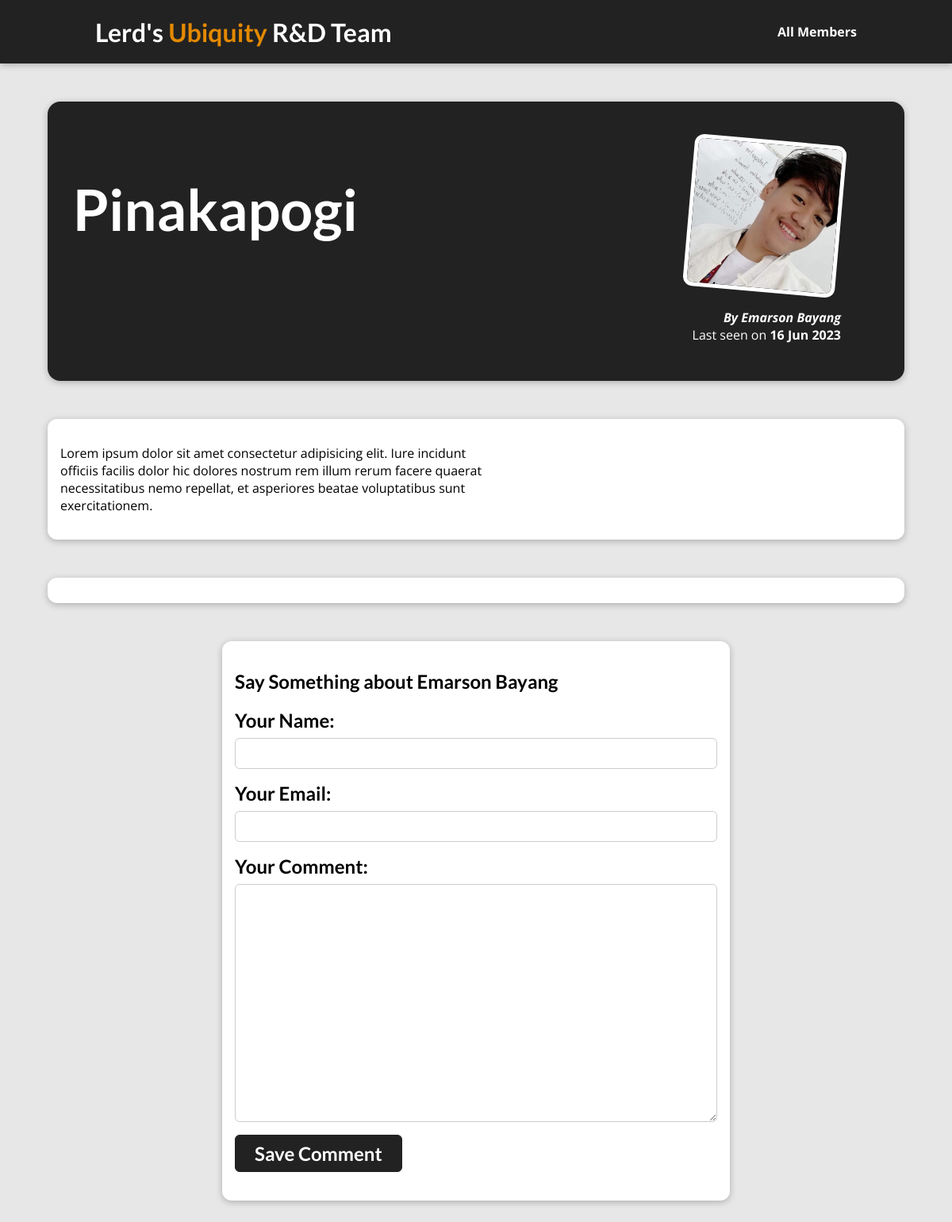
The page /posts/emarson-bayang on the database as committed earlier.
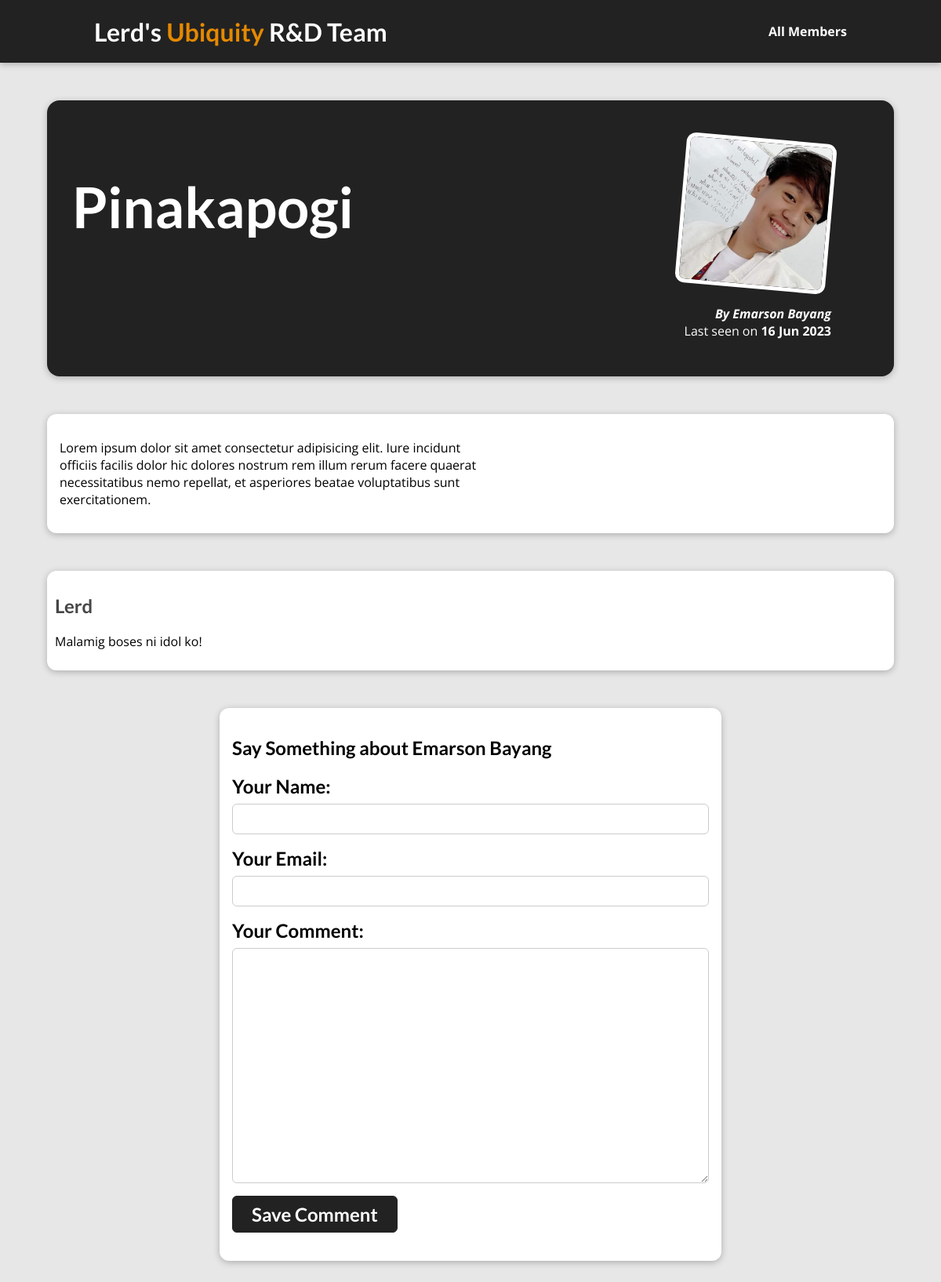
The same page on the database as committed later.
### blog/models.py (models this page shows, shortened)
class Post(models.Model):
    title = models.CharField(max_length=150)
    excerpt = models.CharField(max_length=200)
    image = models.ImageField(upload_to="posts", null=True)
    date = models.DateField(auto_now=True)
    slug = models.SlugField(unique=True)
    content = models.TextField(validators=[MinLengthValidator(10)])
    author = models.ForeignKey(
        Author, on_delete=models.SET_NULL, null=True, related_name="posts")
    tags = models.ManyToManyField(Tag)

class Author(models.Model):
    first_name = models.CharField(max_length=100)
    last_name = models.CharField(max_length=100)
    email_address = models.EmailField()
    def full_name(self):
        return f"{self.first_name} {self.last_name}"
    def __str__(self):
        return self.full_name()

class Comment(models.Model):
    user_name = models.CharField(max_length=120)
    user_email = models.EmailField()
    text = models.TextField(max_length=400)
    post = models.ForeignKey(Post,on_delete=models.CASCADE,related_name="comments")

### blog/views.py (the view, shortened to what this page needs)
# urls.py: path("posts/<slug:slug>", views.SinglePostView.as_view(), name="post-detail-page")
class SinglePostView(View):
    def get(self, request, slug):
        post = Post.objects.get(slug=slug)
        context = {
            "post": post,
            "post_tags": post.tags.all(),
            "comment_form": CommentForm(),
            "comments": post.comments.all().order_by("-id")
        }
        return render(request, "blog/post-detail.html", context)

### blog/forms.py
class CommentForm(forms.ModelForm):
    class Meta:
        model = Comment
        exclude = ["post"]
        labels = {
            "user_name": "Your Name",
            "user_email": "Your Email",
            "text": "Your Comment"
        }

### blog/templates/blog/post-detail.html (shortened to what this page needs)
{% extends "base.html" %}
{% load static %}
{% block css_files %}
<link rel="stylesheet" href="{% static 'blog/post-detail.css' %}" />
{% endblock css_files %}
{% block content %}
<section id="summary" >
  <h2>{{post.title}}</h2>
  <article>
    <img src="{{ post.image.url }}" alt="post.name" />
    <address>By {{post.author|title}}</address>
    <div>Last seen on <time>{{post.date|date:"d M Y"}}</time></div>
  </article>
</section>
<main>
  {{post.content|linebreaks}}
</main>
<section id="comments" {% if comments|length > 0 %}style='padding: 10px;'{% endif %}>
  <ul>
    {% for comment in comments %}
      <li>
        <h2>{{comment.user_name}}</h2>
        <p>{{comment.text|linebreaks}}</p>
      </li>
    {% endfor %}
  </ul>
</section>
<section id="comment-form" >
  <h2>Say Something about {{post.author}}<h2>
  <form action="{% url 'post-detail-page' post.slug %}" method="POST">
    {% for form_field in  comment_form %}
    <div class="form-control {% if form_field.errors %}invalid{% endif %}" >
      {{ form_field.label_tag }}
      {{ form_field }}
    </div>
    {% endfor %}
    <button>Save Comment</button>
  </form>
</section>
{% endblock content %}

### templates/base.html (shortened to what this page needs)
{% load static %}
<!DOCTYPE html>
<html>
  <head>
    <link rel="stylesheet" href="{% static 'app.css' %}" />
    {% block css_files %} {% endblock css_files %}
  </head>
  <body>
    <header id="main-navigation">
      <h1><a href="{% url 'starting-page' %}">Lerd's <span>Ubiquity</span>  R&D Team</a></h1>
      <nav>
        <a href="{% url 'posts-page' %}">All Members</a>
      </nav>
    </header>
    {% block content %}{% endblock content %}
  </body>
</html>

### static/app.css (style rules this page uses)
* { box-sizing: border-box; }
html { font-family: 'Open Sans', 'Lato', sans-serif; }
body { margin: 0; }
h1, h2, h3 { font-family: 'Lato', sans-serif; font-weight: bold; }
#main-navigation { width: 100%; height: 5rem; display: flex; justify-content: space-between; align-items: center; padding: 0 10%; position: absolute; top: 0; left: 0; }
#main-navigation span { color: #e48900; }
#main-navigation a { text-decoration: none; color: white; font-weight: bold; }

### blog/static/blog/post-detail.css (style rules this page uses)
body { background-color: #e7e7e7; }
#main-navigation { background-color: #222; box-shadow: 0 2px 8px rgba(0, 0, 0, 0.25); }
#summary { margin: 8rem auto 3rem auto; padding: 2rem; width: 90%; max-width: 90rem; border-radius: 16px; background-color: #222; position: relative; box-shadow: 0 2px 8px rgba(0, 0, 0, 0.25); height: 22rem; }
#summary h2 { color: white; font-size: 4.5rem; margin-bottom: 0.25rem; }
#summary article { position: absolute; top: 2rem; right: 3rem; padding: 1rem 2rem; border-radius: 12px; text-align: right; color: white; }
#summary article img { width: 12rem; height: 12rem; border-radius: 12px; transform: rotateZ(5deg); border: 5px solid white; margin-bottom: 1rem; }
#summary address { font-weight: bold; }
#summary time { font-weight: bold; }
main { width: 90%; max-width: 90rem; margin: 3rem auto; background-color: white; padding: 1rem; border-radius: 12px; box-shadow: 0 2px 8px rgba(0, 0, 0, 0.25); }
#comment-form { margin: 3rem auto; width: 90%; max-width: 40rem; border-radius: 12px; background-color: white; box-shadow: 0 2px 8px rgba(0, 0, 0, 0.25); padding: 1rem; }
#comment-form button { font: inherit; background-color: #222; color: white; border: 1px solid #222; padding: 0.5rem 1.5rem; border-radius: 6px; cursor: pointer; }
.form-control { margin-bottom: 1rem; }
.form-control label { font-weight: bold; margin-bottom: 0.5rem; display: block; }
.form-control input, .form-control textarea { display: block; width: 100%; font: inherit; padding: 0.25rem; border-radius: 6px; border: 1px solid #ccc; }
#comments { margin: 3rem auto; width: 90%; border-radius: 12px; background-color: white; box-shadow: 0 2px 8px rgba(0, 0, 0, 0.25); padding: 1rem 2rem; }
#comments ul { list-style: none; margin: 0; padding: 0; }
#comments li { margin-bottom: 1rem; border-bottom: 2px solid #ccc; }
#comments li:last-of-type { border-bottom: none; }
#comments h2 { color: #464646; }

Rows that differ between the two databases and show on the page:
added Comment: user_name "Lerd", text "Malamig boses ni idol ko!"
